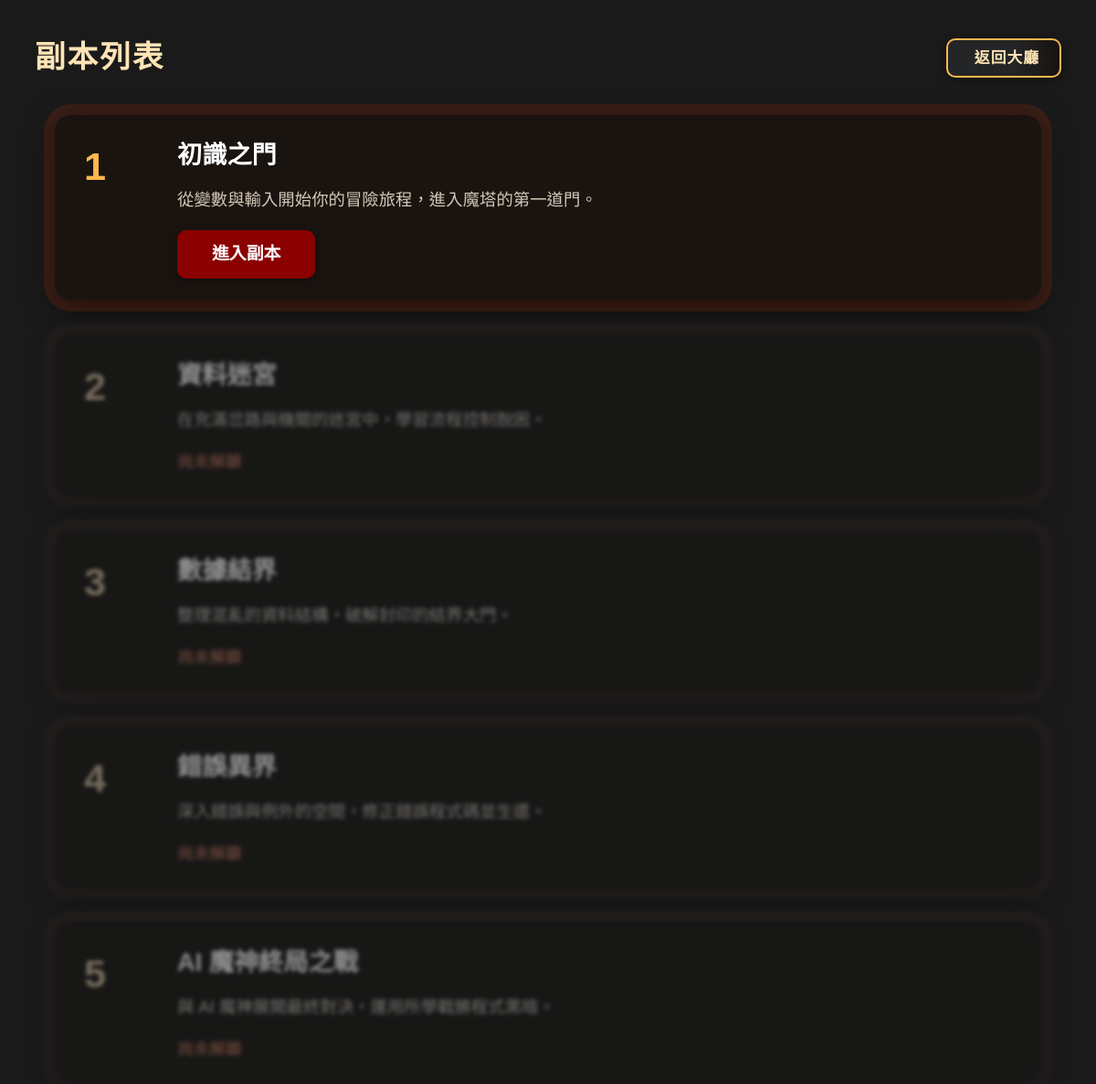
Screenshot of /game/lobby/dungeon_list.php with the database file from the repository.
### tables this page shows
CREATE TABLE `dungeons` (
  `id` int NOT NULL,
  `name` varchar(100) NOT NULL COMMENT '副本名稱',
  `description` text COMMENT '副本描述',
  `difficulty` enum('簡單','普通','困難','地獄') DEFAULT NULL COMMENT '難度等級',
  `levels` int DEFAULT '1' COMMENT '副本包含的關卡數',
  `theme_summary` text COMMENT '主題摘要'
);

### game/lobby/dungeon_list.php (the view, shortened to what this page needs)
<?php
$db = new Database();
$pdo = $db->getConnection();
$stmt = $pdo->prepare("SELECT * FROM dungeons ORDER BY id ASC");
$stmt->execute();
$dungeons = $stmt->fetchAll(PDO::FETCH_ASSOC);
$unlocked_dungeon_ids = [];
?>
<!DOCTYPE html>
<html lang="zh-TW">
<head>
    <link rel="stylesheet" href="../../assets/css/dungeon_list.css">
    <link rel="stylesheet" href="https://cdn.jsdelivr.net/npm/bootstrap@5.2.3/dist/css/bootstrap.min.css">
</head>
<body>
    <div class="dungeon-header-bar">
        <div class="dungeon-title">副本列表</div>
        <a href="index.php" class="btn-back-lobby">
            <i class="fas fa-arrow-left" style="margin-right:7px;"></i>返回大廳
        </a>
    </div>
    <div class="dungeon-list-cards">
        <?php foreach ($dungeons as $idx => $dungeon):
            $isUnlocked = ($idx === 0) || in_array($dungeon['id'], $unlocked_dungeon_ids);
        ?>
            <div class="dungeon-card-row">
                <div class="dungeon-card" style="<?= $isUnlocked ? '' : 'opacity:0.5;filter:blur(2px) grayscale(0.7);pointer-events:none;user-select:none;' ?>">
                    <div class="dungeon-card-index"><?= $idx + 1 ?></div>
                    <div class="dungeon-card-content">
                        <div class="dungeon-card-title"><?= htmlspecialchars($dungeon['name']) ?></div>
                        <div class="dungeon-card-desc"><?= nl2br(htmlspecialchars($dungeon['description'])) ?></div>
                        <?php if ($isUnlocked): ?>
                        <div class="dungeon-card-actions">
                            <a href="create_room.php?dungeon_id=<?= $dungeon['id'] ?>" class="btn-enter-dungeon">
                                進入副本
                            </a>
                        </div>
                        <?php else: ?>
                        <div class="dungeon-card-actions">
                            <span style="color:#ff4000;font-weight:bold;font-size:1.1rem;">尚未解鎖</span>
                        </div>
                        <?php endif; ?>
                    </div>
                </div>
            </div>
        <?php endforeach; ?>
    </div>
</body>
</html>

### assets/css/dungeon_list.css (style rules this page uses)
body { overflow-y: auto; background: #1a1a1a; color: #d4c8b8; min-height: 100vh; margin: 0; font-family: 'Noto Sans TC', 'Microsoft JhengHei', Arial, sans-serif; }
.dungeon-card { background-color: rgba(26, 20, 16, 0.9); overflow: hidden; box-shadow: 0 5px 15px var(--shadow-color); border: 2px solid var(--border-color); transition: all 0.3s; width: 240px; position: relative; margin: 0 15px; transform-style: preserve-3d; perspective: 1000px; }
html, body { margin: 0; padding: 0; box-sizing: border-box; }

### game/lobby/dungeon_list.php (style rules this page uses)
body { background: #1a1a1a; color: #ede2d0; min-height: 100vh; margin: 0; font-family: 'Noto Sans TC', 'Microsoft JhengHei', Arial, sans-serif; }
.dungeon-header-bar { display: flex; justify-content: space-between; align-items: center; padding: 38px 38px 0 38px; }
.dungeon-title { font-size: 2.1rem; font-weight: bold; color: #ffe4b5; letter-spacing: 2px; }
.btn-back-lobby { font-size: 1.05rem; padding: 7px 22px; border-radius: 10px; background: linear-gradient(90deg,#232526 60%,#181210 100%); color: #ffe4b5; border: 2px solid #ffb84d; font-weight: bold; letter-spacing: 1px; box-shadow: 0 2px 8px #0006; transition: background 0.2s, border 0.2s, color 0.2s; text-decoration: none; }
.dungeon-list-cards { max-width: 1400px; margin: 38px auto 0 auto; display: flex; flex-direction: column; gap: 38px; }
.dungeon-card-row { display: flex; justify-content: center; }
.dungeon-card { background: rgba(26, 20, 16, 0.93); box-shadow: 0 0 0 12px rgba(255,64,0,0.13), 0 8px 32px #000a; border-radius: 18px; padding: 48px 64px 38px 64px; display: flex; align-items: flex-start; gap: 48px; min-width: 900px; max-width: 1200px; margin: 0 auto; transition: box-shadow 0.2s; }
.dungeon-card-index { font-size: 2.7rem; font-weight: bold; color: #ffb84d; margin-right: 38px; min-width: 68px; text-align: center; }
.dungeon-card-content { flex: 1; }
.dungeon-card-title { font-size: 1.7rem; font-weight: bold; color: #fff; margin-bottom: 12px; }
.dungeon-card-desc { color: #d4c8b8; font-size: 1.15rem; margin-bottom: 18px; line-height: 1.7; }
.dungeon-card-actions { display: flex; align-items: center; gap: 18px; margin-top: 12px; }
.btn-enter-dungeon { background: #8b0000; color: #fff; border-radius: 10px; font-size: 1.18rem; font-weight: bold; padding: 12px 38px; border: none; transition: background 0.2s; text-decoration: none; box-shadow: 0 2px 8px #0006; }
@media (max-width: 1200px) { .dungeon-list-cards { max-width: 98vw; } }
@media (max-width: 1200px) { .dungeon-card { min-width: 90vw; max-width: 98vw; padding: 24px 10px; gap: 18px; } }

### rows the page displays
dungeons: name "初識之門", description "從變數與輸入開始你的冒險旅程，進入魔塔的第一道門。"
dungeons: name "資料迷宮", description "在充滿岔路與機關的迷宮中，學習流程控制脫困。", shows "尚未解鎖"
dungeons: name "數據結界", description "整理混亂的資料結構，破解封印的結界大門。", shows "尚未解鎖"
dungeons: name "錯誤異界", description "深入錯誤與例外的空間，修正錯誤程式碼並生還。", shows "尚未解鎖"
dungeons: name "AI 魔神終局之戰", description "與 AI 魔神展開最終對決，運用所學戰勝程式黑暗。", shows "尚未解鎖"
